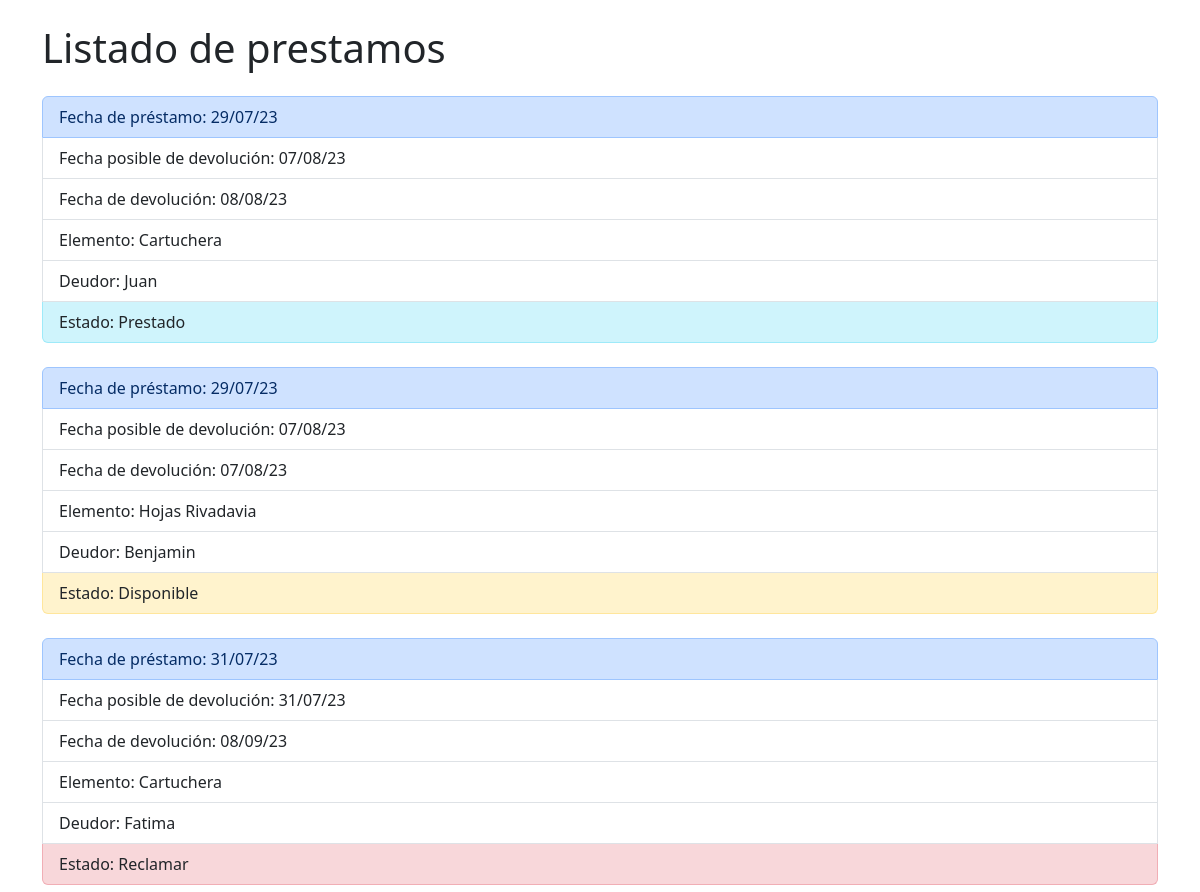
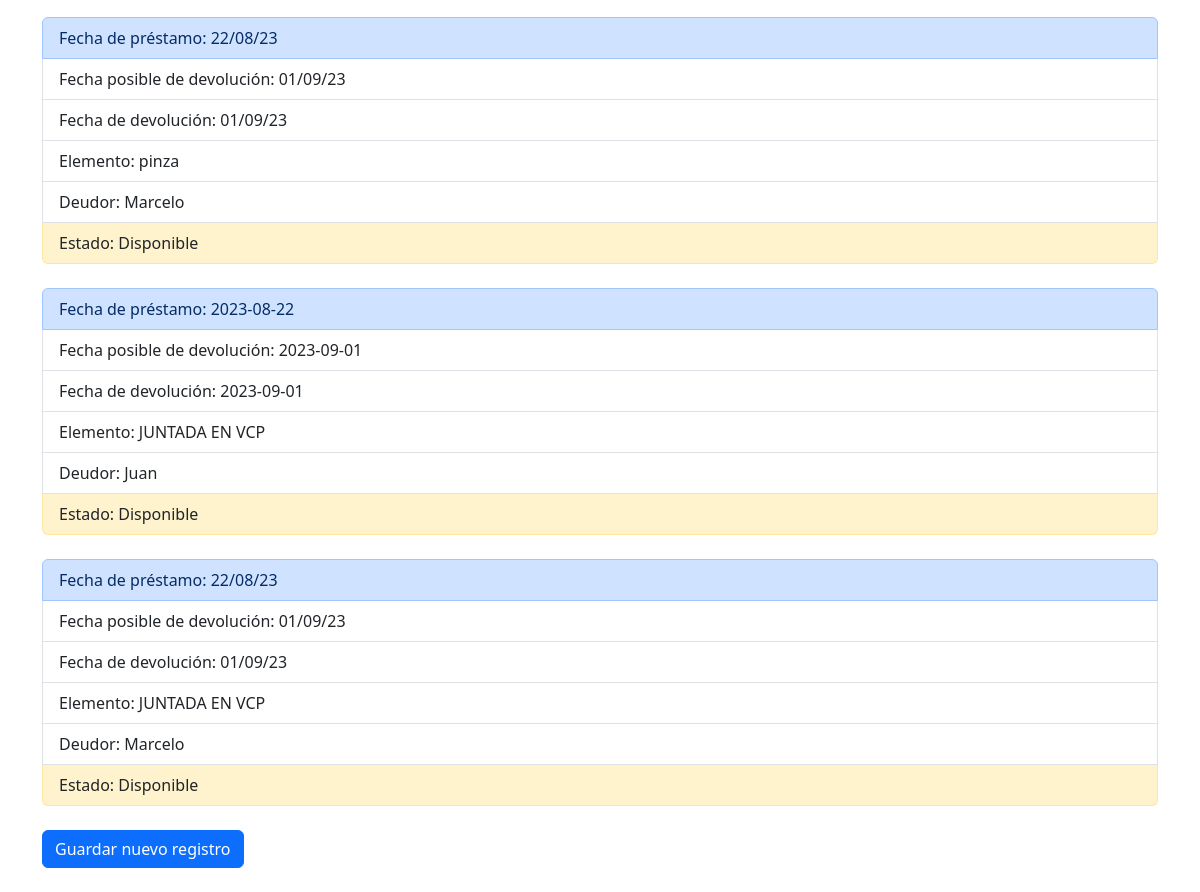
Page /list/ on the committed database (2 pictures, top to bottom).
### applications/elementos/models.py (models this page shows, shortened)
class Prestamo(models.Model):
    fecha = models.CharField("Fecha de prestamo", max_length=15)
    fechaposdev=models.CharField("Fecha posible de devolucion", max_length=15)
    fechadev=models.CharField("Fecha de devolucion", max_length=15 )
    elemento=models.ForeignKey(Elemento, on_delete=models.CASCADE)
    deudor=models.ForeignKey(Persona, on_delete=models.CASCADE)
    estado=models.ForeignKey(Estado, on_delete=models.CASCADE)

class Elemento(models.Model):
    detalle_elemento = models.CharField("Elemento", max_length=50)
    def __str__(self):
        return self.detalle_elemento

class Persona(models.Model):
    nombre = models.CharField("Nombre", max_length=50, default="")
    telefono=models.CharField("Telefono", max_length=20,default="")
    mail=models.CharField("Mail", max_length=60, default="")
    def __str__(self):
        return self.nombre

class Estado(models.Model):
    detalle_estado = models.CharField("Estado", max_length=50)
    def __str__(self):
        return self.detalle_estado

### applications/elementos/views.py (the view)
# urls.py: path("list/", ListOfelements.as_view(), name="listaprestamo" ),
class ListOfelements(ListView):
    model = Prestamo
    template_name = "elementos/list.html"
    context_object_name = "listaprestamos"

### prestamopro/templates/elementos/list.html (shortened to what this page needs)
<!DOCTYPE html>
<html lang="en">
<head>
    <link rel="stylesheet" href="https://cdn.jsdelivr.net/npm/bootstrap@5.3.0-alpha1/dist/css/bootstrap.min.css">
</head>
<body>
    <div class="container my-4">
        <h1 class="mb-4">Listado de prestamos</h1>
        <ul class="list-group ">
            {% for prestamo in listaprestamos %}
                <li class="list-group-item list-group-item-primary rounded-top">Fecha de préstamo: {{ prestamo.fecha }}</li>
                <li class="list-group-item">Fecha posible de devolución: {{ prestamo.fechaposdev }}</li>
                <li class="list-group-item">Fecha de devolución: {{ prestamo.fechadev }}</li>
                <li class="list-group-item">Elemento: {{ prestamo.elemento }}</li>
                <li class="list-group-item">Deudor: {{ prestamo.deudor }}</li>
                {% if prestamo.estado.detalle_estado == "Disponible" %}
                     <li class="list-group-item rounded-bottom list-group-item-warning text-dark rounded-bottom">Estado: {{ prestamo.estado }}</li>
                {% elif  prestamo.estado.detalle_estado == "Reclamar" %}
                     <li class="list-group-item rounded-bottom list-group-item-danger text-dark rounded-bottom">Estado: {{ prestamo.estado }}</li>
                {% else %}
                     <li class="list-group-item rounded-bottom list-group-item-info text-dark rounded-bottom">Estado: {{ prestamo.estado }}</li>
                {% endif %}
                <br>
            {% endfor %}
        </ul>
        <a href="/index" class="btn btn-primary " tabindex="-1" role="button" aria-disabled="true">Guardar nuevo registro</a>
    </div>
</body>
</html>

### rows in the picture
Prestamo: fecha "29/07/23", fechaposdev "07/08/23", fechadev "08/08/23", elemento "Cartuchera", deudor "Juan", estado "Prestado"
Prestamo: fecha "29/07/23", fechaposdev "07/08/23", fechadev "07/08/23", elemento "Hojas Rivadavia", deudor "Benjamin", estado "Disponible"
Prestamo: fecha "31/07/23", fechaposdev "31/07/23", fechadev "08/09/23", elemento "Cartuchera", deudor "Fatima", estado "Reclamar"
Prestamo: fecha "22/08/23", fechaposdev "01/09/23", fechadev "01/09/23", elemento "pinza", deudor "Marcelo", estado "Disponible"
Prestamo: fecha "2023-08-22", fechaposdev "2023-09-01", fechadev "2023-09-01", elemento "JUNTADA EN VCP", deudor "Juan", estado "Disponible"
Prestamo: fecha "22/08/23", fechaposdev "01/09/23", fechadev "01/09/23", elemento "JUNTADA EN VCP", deudor "Marcelo", estado "Disponible"
